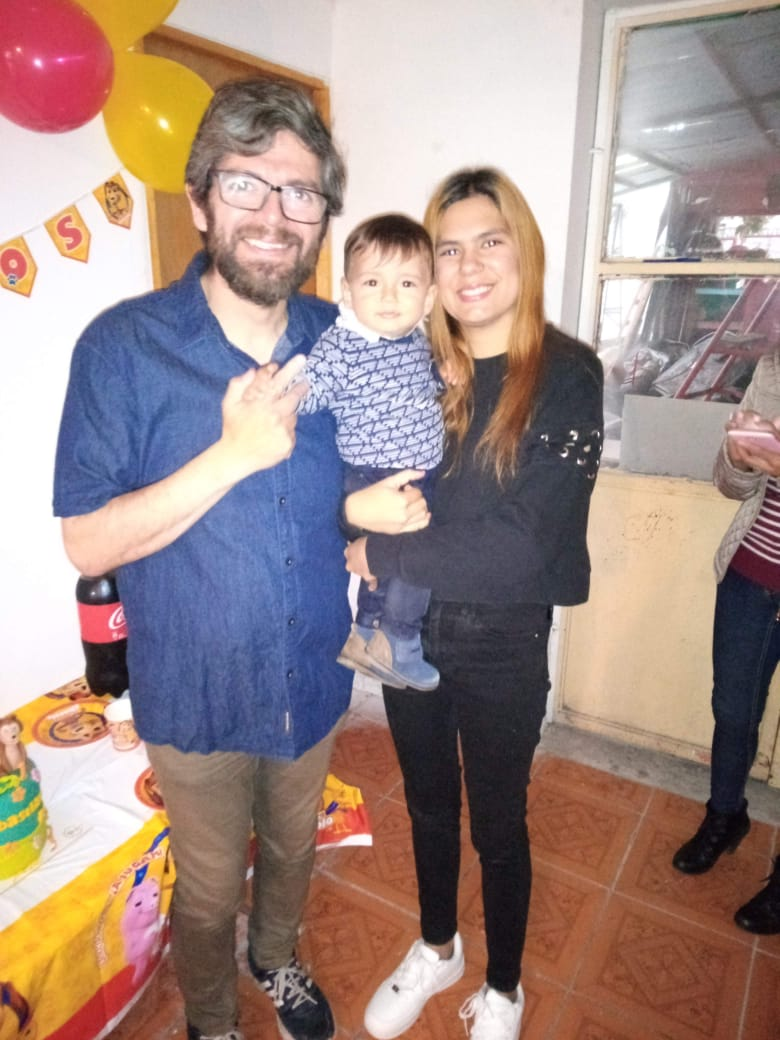
#> input picture familia.jpeg, 780 x 1040 px
$ python index.py familia.jpeg
#> lines starting #> are read from the running program, lines starting #| are printed output that depends on the picture; after the words box and inside, x2 and y2 are one past the last pixel; in counts of white or black regions, pixels touching at a corner belong together
import cv2
import sys

imagePath = sys.argv[1]
cascPath = "haarcascade_frontalface_default.xml"

faceCascade = cv2.CascadeClassifier(cascPath)

image = cv2.imread(imagePath)
#> image is the input picture: shape (1040, 780, 3); mean B, G, R 133.2, 139, 160.1
gray = cv2.cvtColor(image, cv2.COLOR_BGR2GRAY)
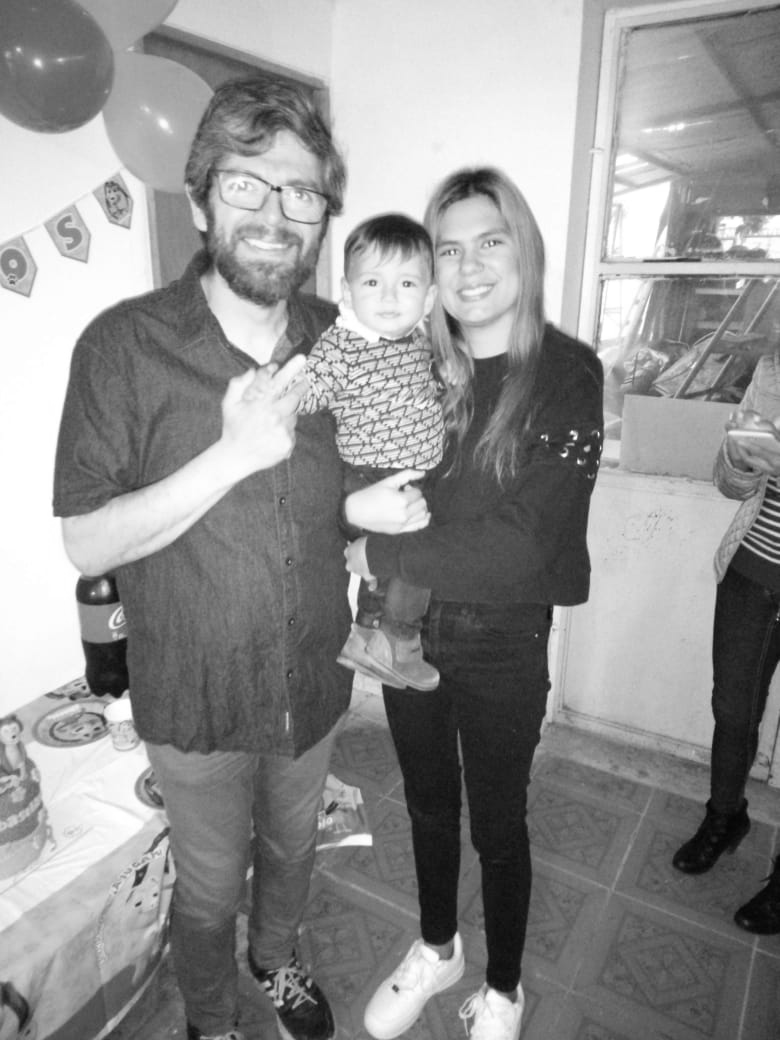
#> gray: shape (1040, 780); min 4, max 255, mean 144.6

faces = faceCascade.detectMultiScale(
    gray,
    scaleFactor=1.1,
    minNeighbors=5,
    minSize=(30, 30),
    flags=cv2.CASCADE_SCALE_IMAGE
)
#> faces = [[346, 252, 86, 86], [419, 206, 105, 105], [202, 127, 146, 146]]

print("Found {0} faces!".format(len(faces)))
#| Found 3 faces!

for (x, y, w, h) in faces:
    cv2.rectangle(image, (x, y), (x+w, y+h), (0, 255, 0), 2)
#> this loop made 3 passes
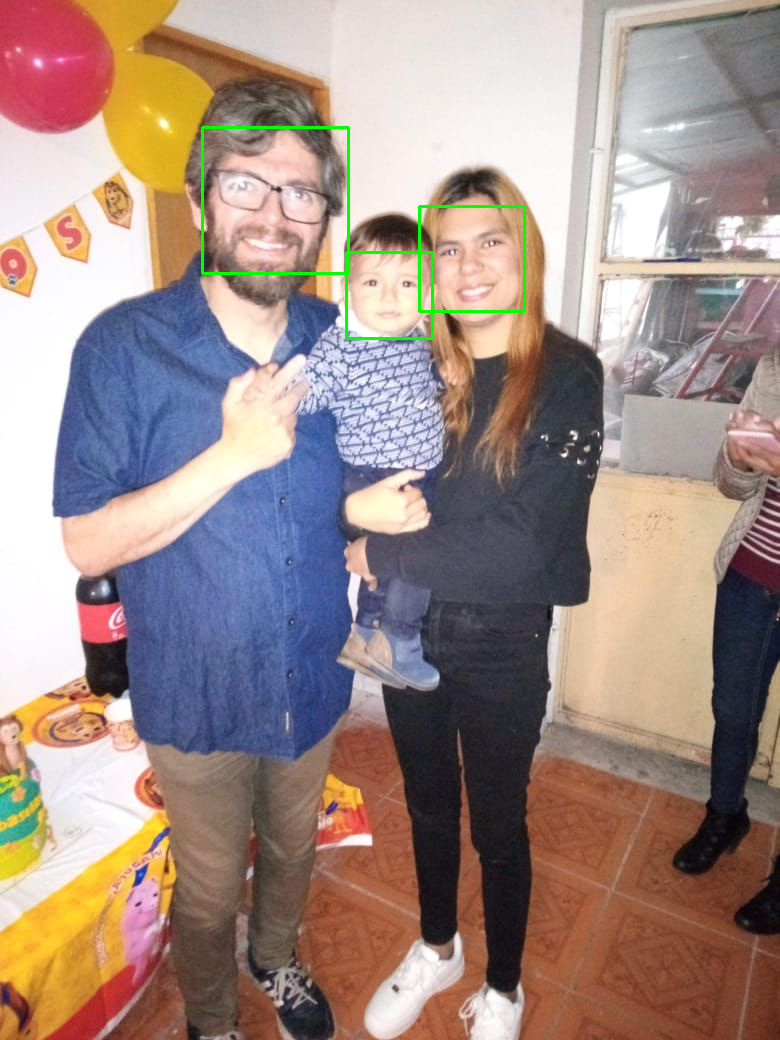
#> image: shape (1040, 780, 3); 0.49% of pixels changed, all inside (x1, y1, x2, y2) = (201, 126, 526, 340)

cv2.imshow("Faces found", image)
cv2.waitKey(0)
